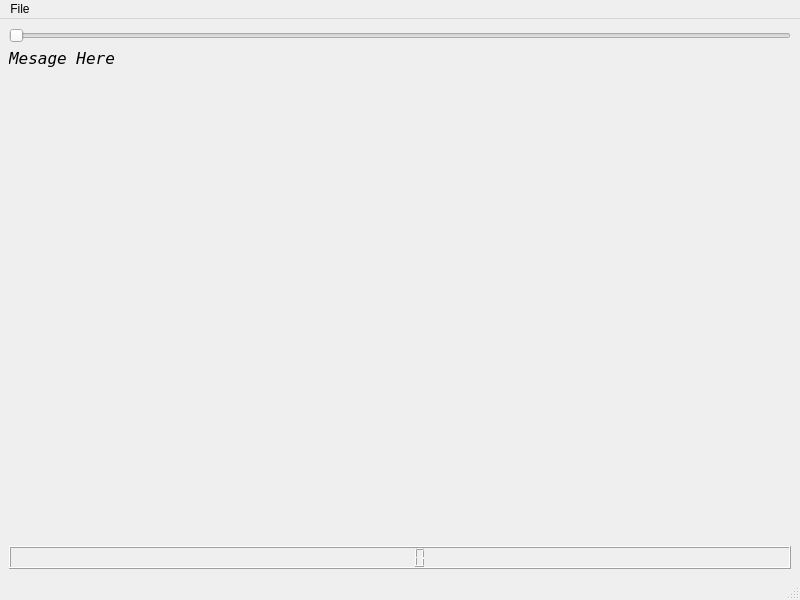
<?xml version="1.0" encoding="UTF-8"?>
<ui version="4.0">
 <class>SkizzEdited</class>
 <widget class="QMainWindow" name="SkizzEdited">
  <property name="geometry">
   <rect>
    <x>0</x>
    <y>0</y>
    <width>800</width>
    <height>600</height>
   </rect>
  </property>
  <property name="windowTitle">
   <string>MainWindow</string>
  </property>
  <widget class="QWidget" name="centralwidget">
   <layout class="QVBoxLayout" name="verticalLayout_2">
    <item>
     <widget class="QSlider" name="horizontalSlider">
      <property name="toolTip">
       <string>&lt;html&gt;&lt;head/&gt;&lt;body&gt;&lt;p&gt;Définit la portée du tir&lt;/p&gt;&lt;/body&gt;&lt;/html&gt;</string>
      </property>
      <property name="orientation">
       <enum>Qt::Horizontal</enum>
      </property>
     </widget>
    </item>
    <item>
     <widget class="QLabel" name="m_labelMessage">
      <property name="font">
       <font>
        <family>DejaVu Sans Mono</family>
        <pointsize>12</pointsize>
        <italic>true</italic>
        <strikeout>false</strikeout>
        <kerning>true</kerning>
       </font>
      </property>
      <property name="text">
       <string>Mesage Here</string>
      </property>
     </widget>
    </item>
    <item>
     <spacer name="verticalSpacer">
      <property name="orientation">
       <enum>Qt::Vertical</enum>
      </property>
      <property name="sizeHint" stdset="0">
       <size>
        <width>20</width>
        <height>40</height>
       </size>
      </property>
     </spacer>
    </item>
    <item>
     <widget class="QLCDNumber" name="lcdNumber"/>
    </item>
   </layout>
  </widget>
  <widget class="QMenuBar" name="menubar">
   <property name="geometry">
    <rect>
     <x>0</x>
     <y>0</y>
     <width>800</width>
     <height>27</height>
    </rect>
   </property>
   <widget class="QMenu" name="menuFile">
    <property name="title">
     <string>File</string>
    </property>
    <addaction name="actionClose"/>
   </widget>
   <addaction name="menuFile"/>
  </widget>
  <widget class="QStatusBar" name="statusbar"/>
  <action name="actionClose">
   <property name="text">
    <string>Close</string>
   </property>
  </action>
 </widget>
 <resources/>
 <connections>
  <connection>
   <sender>horizontalSlider</sender>
   <signal>valueChanged(int)</signal>
   <receiver>lcdNumber</receiver>
   <slot>display(int)</slot>
   <hints>
    <hint type="sourcelabel">
     <x>98</x>
     <y>46</y>
    </hint>
    <hint type="destinationlabel">
     <x>356</x>
     <y>552</y>
    </hint>
   </hints>
  </connection>
 </connections>
</ui>
